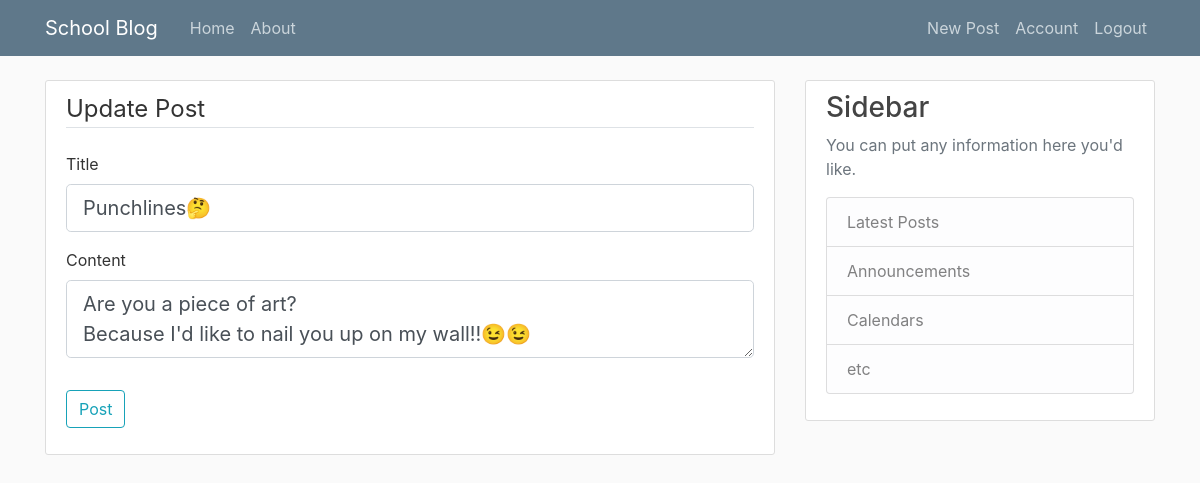
Screenshot of /post/4/update (signed in) with the database file from the repository.
### flaskblog/models.py (models this page shows, shortened)
class Post(db.Model):
    id = db.Column(db.Integer, primary_key=True)
    title = db.Column(db.String(1000), nullable=False)
    date_posted = db.Column(db.DateTime, nullable=False,
                            default=datetime.utcnow)
    content = db.Column(db.Text, nullable=False)
    user_id = db.Column(db.Integer, db.ForeignKey('user.id'), nullable=False)

### flaskblog/posts/routes.py (the view)
@posts.route('/post/<int:post_id>/update', methods=['GET', 'POST'])
@login_required
def update_post(post_id):
    post = Post.query.get_or_404(post_id)
    if post.author != current_user:
        abort(403)
    form = PostForm()
    if form.validate_on_submit():
        post.title = form.title.data
        post.content = form.content.data
        db.session.commit()
        flash('Your post has been updated!', 'success')
        return redirect(url_for('posts.post', post_id=post.id))
    elif request.method == 'GET':
        form.title.data = post.title
        form.content.data = post.content
    return render_template('create_post.html', title='Update Post', form=form, legend='Update Post')

### flaskblog/posts/forms.py
class PostForm(FlaskForm):
    title = StringField('Title', validators=[DataRequired()])
    content = TextAreaField('Content', validators=[DataRequired()])
    submit = SubmitField('Post')

### flaskblog/models.py (called while the page is built)
@login_manager.user_loader
def load_user(user_id):
    return User.query.get(int(user_id))

### flaskblog/templates/create_post.html (shortened to what this page needs)
{% extends "layout.html" %}
{% block content %}
<div class="content-section">
    <form method="POST" action="">
        <fieldset class="form-group">
            <legend class="border-bottom mb-4">{{ legend }}</legend>
            <div class="form-group">
                {{ form.title.label(class="form-control-label") }}
                {% if form.title.errors %}
                    {{ form.title(class="form-control form-control-lg is-invalid") }}
                        <div class="invalid-feedback">
                            {% for error in form.title.errors %}
                                <span>{{ error }}</span>
                            {% endfor %}
                        </div>
                {% else %}
                    {{ form.title(class="form-control form-control-lg")}}
                {% endif %}
            </div>
            <div class="form-group">
                {{ form.content.label(class="form-control-label") }}
                {% if form.content.errors %}
                    {{ form.content(class="form-control form-control-lg is-invalid") }}
                        <div class="invalid-feedback">
                            {% for error in form.content.errors %}
                                <span>{{ error }}</span>
                            {% endfor %}
                        </div>
                {% else %}
                    {{ form.content(class="form-control form-control-lg")}}
                {% endif %}
            </div>
        </fieldset>
        <div class="form-group">
            {{ form.submit(class="btn btn-outline-info") }}
        </div>
    </form>
</div>
{% endblock content %}

### flaskblog/static/main.css (style rules this page uses)
body { background: #fafafa; color: #333333; margin-top: 5rem; }
.content-section { background: #ffffff; padding: 10px 20px; border: 1px solid #dddddd; border-radius: 3px; margin-bottom: 20px; }

### rows the page displays
Post: title "Punchlines🤔", content "Are you a piece of art? Because I'd like to nail you up on my wall!!😉😉"

### other values shown
{{ legend }} "Update Post"
